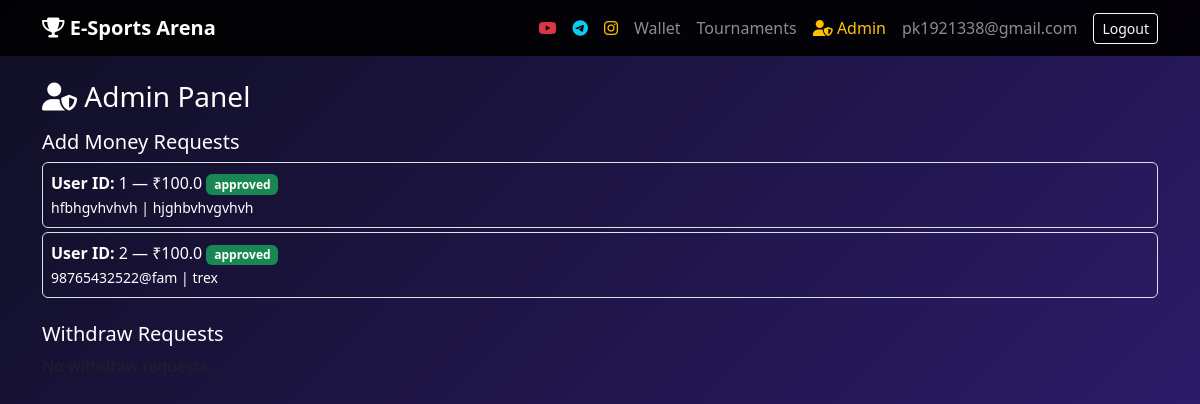
The page /admin (signed in) on the database its author committed.
### app.py (models this page shows)
class User(UserMixin, db.Model):
    id = db.Column(db.Integer, primary_key=True)
    email = db.Column(db.String(150), unique=True, nullable=False)
    password_hash = db.Column(db.String(200), nullable=False)
    player_id = db.Column(db.String(50))
    winning_balance = db.Column(db.Float, default=0.0)
    added_balance = db.Column(db.Float, default=0.0)
    is_admin = db.Column(db.Boolean, default=False)
    created_at = db.Column(db.DateTime, default=datetime.utcnow)

class AddRequest(db.Model):
    id = db.Column(db.Integer, primary_key=True)
    user_id = db.Column(db.Integer, db.ForeignKey('user.id'))
    amount = db.Column(db.Float)
    upi_id = db.Column(db.String(100))
    txn_id = db.Column(db.String(100))
    status = db.Column(db.String(20), default='pending')
    created_at = db.Column(db.DateTime, default=datetime.utcnow)

### app.py (the view)
@app.route('/admin')
@login_required
def admin_panel():
    if not current_user.is_admin:
        flash('Admin only.')
        return redirect(url_for('dashboard'))
    add_reqs = AddRequest.query.order_by(AddRequest.created_at.desc()).all()
    withdraw_reqs = WithdrawRequest.query.order_by(WithdrawRequest.created_at.desc()).all()
    return render_template('admin.html', add_reqs=add_reqs, withdraw_reqs=withdraw_reqs)

### app.py (called while the page is built)
@login_manager.user_loader
def load_user(user_id):
    return User.query.get(int(user_id))

### templates/admin.html (shortened to what this page needs)
{% extends "base.html" %}
{% block content %}
<h3><i class="fas fa-user-shield"></i> Admin Panel</h3>
<h5 class="mt-3">Add Money Requests</h5>
{% for r in add_reqs %}
  <div class="border rounded p-2 mb-1">
    <strong>User ID:</strong> {{ r.user_id }} — ₹{{ r.amount }}
    <span class="badge bg-{{ 'success' if r.status=='approved' else 'warning' }}">{{ r.status }}</span><br>
    <small>{{ r.upi_id }} | {{ r.txn_id }}</small><br>
  </div>
{% else %}
  <span class="text-muted">No add-money requests.</span>
{% endfor %}
<h5 class="mt-4">Withdraw Requests</h5>
{% for r in withdraw_reqs %}
  <div class="border rounded p-2 mb-1">
    <strong>User ID:</strong> {{ r.user_id }} — ₹{{ r.amount }}
    <span class="badge bg-{{ 'success' if r.status=='paid' else 'warning' }}">{{ r.status }}</span><br>
    <small>{{ r.upi_id }}</small><br>
    {% if r.status != 'paid' %}
      <a href="{{ url_for('approve_withdraw', req_id=r.id) }}" class="btn btn-sm btn-success mt-1">Mark Paid</a>
    {% endif %}
  </div>
{% else %}
  <span class="text-muted">No withdraw requests.</span>
{% endfor %}
{% endblock %}

### templates/base.html (shortened to what this page needs)
<!doctype html>
<html lang="en">
  <head>
    <link
      href="https://cdn.jsdelivr.net/npm/bootstrap@5.3.2/dist/css/bootstrap.min.css"
      rel="stylesheet">
    <link
      href="https://cdnjs.cloudflare.com/ajax/libs/font-awesome/6.4.0/css/all.min.css"
      rel="stylesheet">
  </head>
  <body>
    <nav class="navbar navbar-dark navbar-expand-lg">
  <div class="container">
    <a class="navbar-brand fw-bold" href="{{ url_for('index') }}">
      <i class="fas fa-trophy"></i> E‑Sports Arena
    </a>
    <div class="collapse navbar-collapse justify-content-end" id="mainNavbar">
      <ul class="navbar-nav align-items-lg-center">
        <li class="nav-item">
          <a href="https://www.youtube.com/@Official_e-sport_arena"
             target="_blank"
             class="nav-link text-danger">
            <i class="fab fa-youtube"></i>
          </a>
        </li>
        <li class="nav-item">
          <a href="https://t.me/YOURTELEGRAM"
             target="_blank"
             class="nav-link text-info">
            <i class="fab fa-telegram-plane"></i>
          </a>
        </li>
        <li class="nav-item">
          <a href="https://www.instagram.com/esport__arena2026?igsh=MWlzdXM4dnhpcXZkYg=="
             target="_blank"
             class="nav-link text-warning">
            <i class="fab fa-instagram"></i>
          </a>
        </li>
        {% if current_user.is_authenticated %}
        <li class="nav-item">
          <a href="{{ url_for('dashboard') }}" class="nav-link">Wallet</a>
        </li>
        <li class="nav-item">
          <a href="{{ url_for('tournaments') }}" class="nav-link">Tournaments</a>
        </li>
        {% if current_user.is_admin %}
        <li class="nav-item">
          <a href="{{ url_for('admin_panel') }}" class="nav-link text-warning">
            <i class="fas fa-user-shield"></i> Admin
          </a>
        </li>
        {% endif %}
        <li class="nav-item">
          <span class="nav-link small">{{ current_user.email }}</span>
        </li>
        <li class="nav-item">
          <a href="{{ url_for('logout') }}" class="btn btn-sm btn-outline-light ms-lg-2 mb-2 mb-lg-0">
            Logout
          </a>
        </li>
        {% endif %}
      </ul>
    </div>
  </div>
</nav>
    <div class="container mt-4 mb-5">
      {% block content %}{% endblock %}
    </div>
  </body>
</html>

### templates/base.html (style rules this page uses)
body { background: linear-gradient(135deg, #0f0f23 0, #2d1b69 100%); color: #fff; }
.navbar { background: rgba(0,0,0,0.9); }

### rows shown on the page
User: email "pk1921338@gmail.com"
AddRequest: user_id "1", amount "100.0", status "approved", upi_id "hfbhgvhvhvh", txn_id "hjghbvhvgvhvh"
AddRequest: user_id "2", amount "100.0", status "approved", upi_id "98765432522@fam", txn_id "trex"
